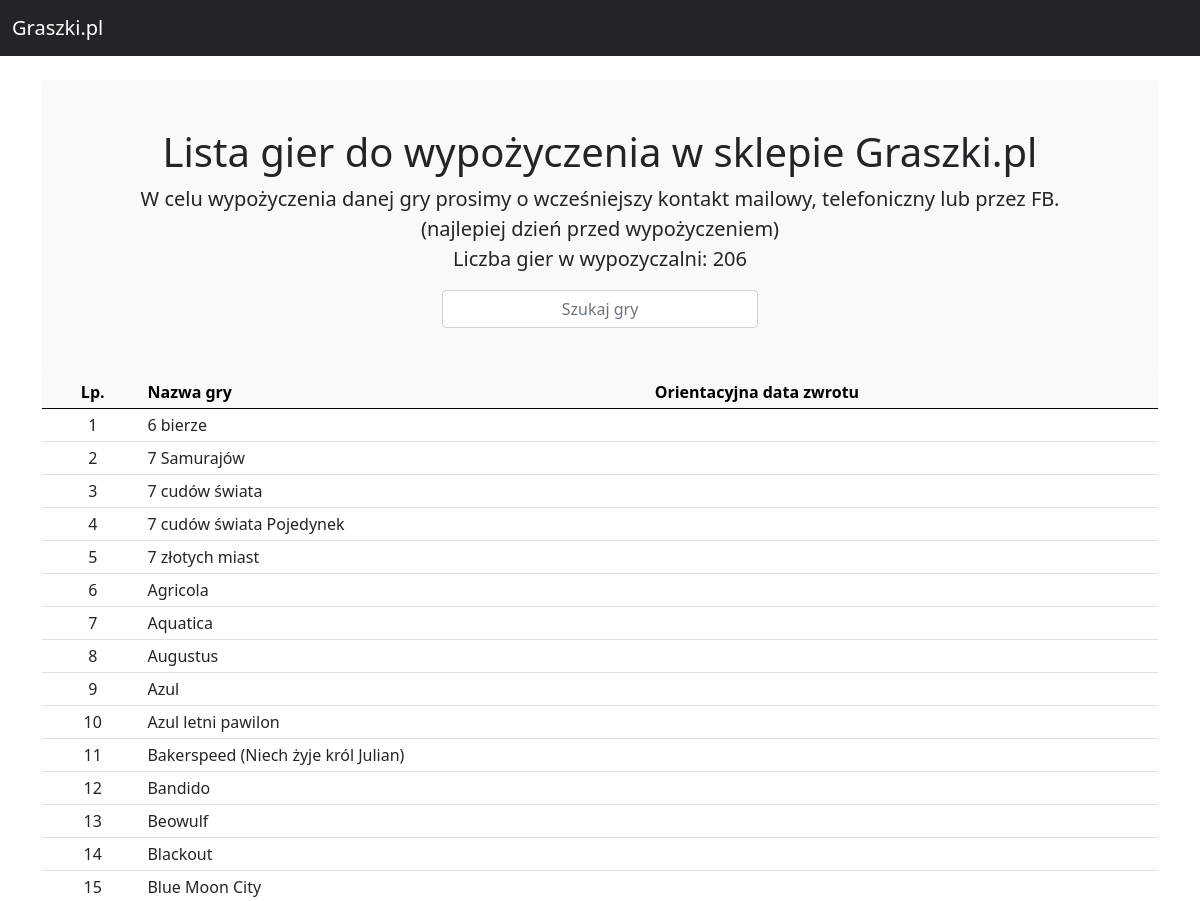
The app's page / (upper part), older data.
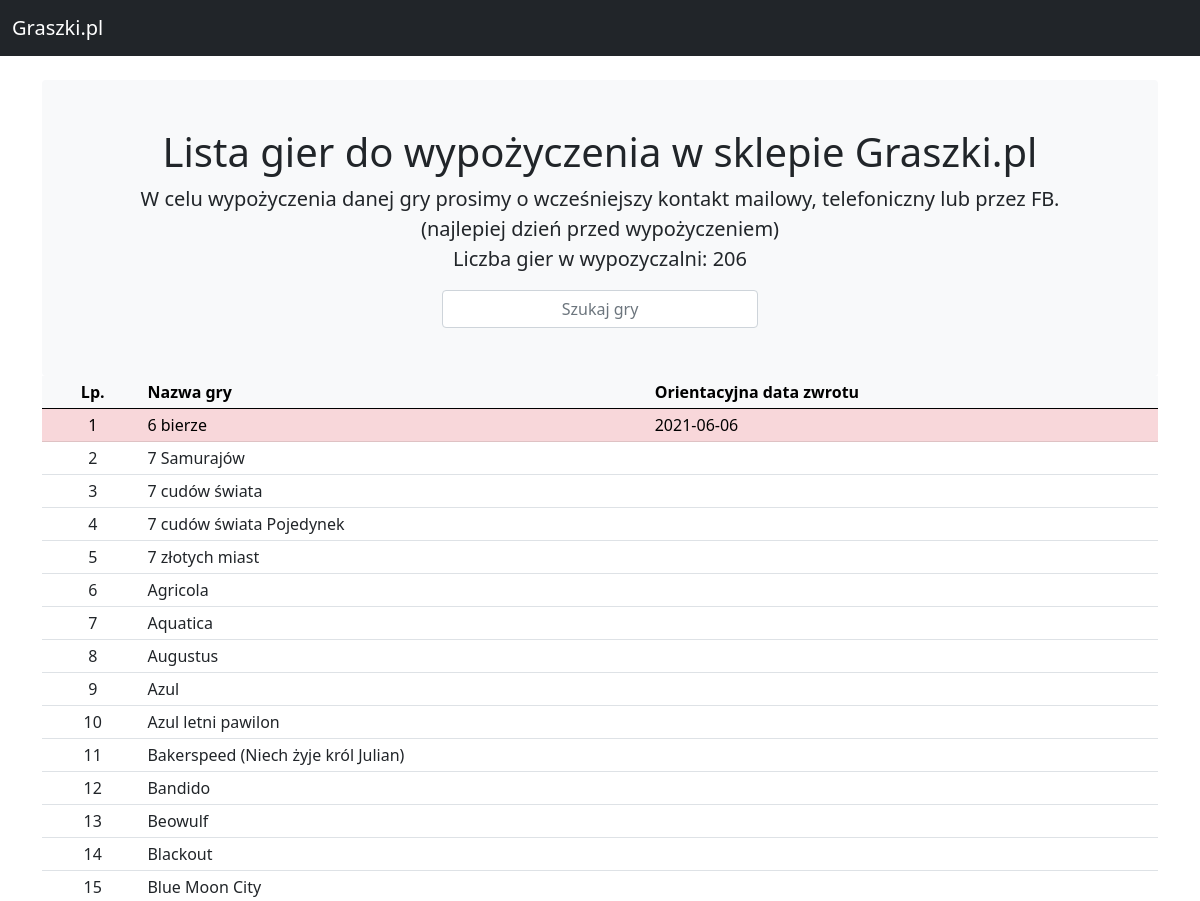
The same page, newer data.
### gry/models.py (models this page shows, shortened)
class NazwaGry(models.Model):
    class Meta:
        verbose_name_plural = "Nazwy Gier"
    Tytul = models.CharField(max_length=200)
    Data_wypozyczenie = models.DateField(null=True, blank=True)
    DostepnySklep = models.BooleanField(default=True)
    Data_orientacyjny_zwrot = models.DateField(null=True, blank=True)

### gry/views.py (the view)
# urls.py: path('', views.index, name='index'),
def index(request):
    Lista_gier = NazwaGry.objects.all().order_by('Tytul')
    Ilosc_gier = NazwaGry.objects.all().count()
    context = {'Lista_gier': Lista_gier,
               "Ilosc_gier": Ilosc_gier}
    return render(request, 'gry/index.html', context)

### gry/templates/gry/index.html (shortened to what this page needs)
<!doctype html>
{% load static %}
<html xml:lang="pl" lang="pl">
<head>
	<link rel="stylesheet" type="text/css" href="{% static 'css/bootstrap.css' %}" media="screen,projection" />
</head>
<body>
	<nav class="navbar navbar-expand-md navbar-dark bg-dark mb-4">
		<div class="container-fluid">
			<a class="navbar-brand" href="https://graszki.pl" target="_blank">Graszki.pl</a>
		</div>
	</nav>
	<main class="container">
		<div class="bg-light p-5 rounded text-center">
			<h1>Lista gier do wypożyczenia w sklepie Graszki.pl</h1>
			<p class="lead">W celu wypożyczenia danej gry prosimy o wcześniejszy kontakt mailowy, telefoniczny lub przez FB.<br />(najlepiej dzień przed wypożyczeniem)<br />
                Liczba gier w wypozyczalni: <b>{{Ilosc_gier}}</b></p>
            <div class="container">
    			<div class="row justify-content-center">
    				<div class="form-group col-4">
    					<input type="text" class="form-control" style="text-align: center" placeholder="Szukaj gry" id="searchField">
    				</div>
    			</div>
    		</div>
		</div>
		<div class="app-table">
			<table class="table table-sm table-hover">
				<colgroup>
                    <col class="col-md-1">
                    <col class="col-md-5">
					<col class="col-md-5">
				</colgroup>
				<thead class="table-light">
					<tr>
                        <th scope="col" class="text-center">Lp.</th>
						<th scope="col">Nazwa gry</th>
						<th scope="col">Orientacyjna data zwrotu</th>
					</tr>
				</thead>
				<tbody>
					{% for gra in Lista_gier %}
					<tr class="{% if gra.Data_orientacyjny_zwrot != null %}table-danger{% endif %}">
                        <td class="text-center">{{ forloop.counter }}</td>
						<td>{{ gra.Tytul }}</td>
						<td>{{ gra.Data_orientacyjny_zwrot| date:"Y-m-d"}}</td>
					</tr>
					{% endfor %}
				</tbody>
			</table>
		</div>
	</main>
</body>
</html>

Row changes from the older to the newer data that the page shows:
changed NazwaGry "6 bierze": Data_orientacyjny_zwrot (not shown) → "2021-06-06"
